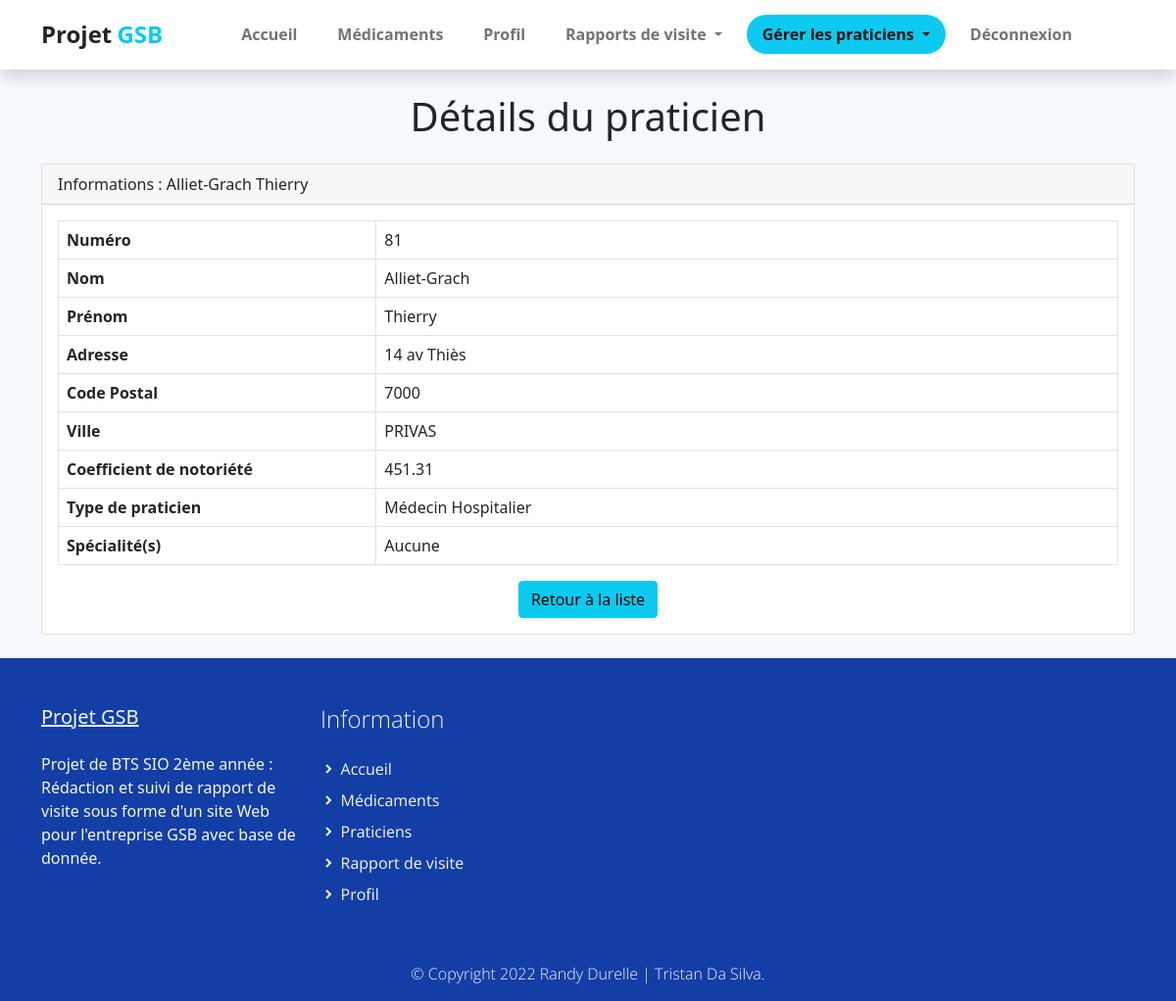
/index.php?uc=gererPraticien&action=consulter&num=81 (signed in), run on the app's committed database.
### tables this page shows
CREATE TABLE IF NOT EXISTS `praticien` (
  `PRA_NUM` int(11) NOT NULL,
  `PRA_PRENOM` varchar(30) DEFAULT NULL,
  `PRA_NOM` varchar(30) DEFAULT NULL,
  `PRA_ADRESSE` varchar(50) DEFAULT NULL,
  `PRA_CP` varchar(5) DEFAULT NULL,
  `PRA_VILLE` varchar(25) DEFAULT NULL,
  `PRA_COEFNOTORIETE` float DEFAULT NULL,
  `TYP_CODE` varchar(3) DEFAULT NULL,
  `PRA_COEFF_CONFIANCE` float DEFAULT NULL,
  PRIMARY KEY (`PRA_NUM`),
  KEY `praticien_type_praticien0_FK` (`TYP_CODE`)
);

CREATE TABLE IF NOT EXISTS `type_praticien` (
  `TYP_CODE` varchar(3) NOT NULL,
  `TYP_LIBELLE` varchar(25) DEFAULT NULL,
  `TYP_LIEU` varchar(35) DEFAULT NULL,
  PRIMARY KEY (`TYP_CODE`)
);

### modele/bd.praticien.inc.php (called while the page is built, shortened)
<?php
function getPraticienDetails($num)
{
    $connexion = connexionPDO();
    $req = $connexion->prepare("
        SELECT p.PRA_NUM, p.PRA_NOM, p.PRA_PRENOM, p.PRA_ADRESSE, p.PRA_CP, p.PRA_VILLE, p.PRA_COEFNOTORIETE,
               t.TYP_LIBELLE,
               GROUP_CONCAT(s.SPE_LIBELLE SEPARATOR ', ') as SPE_LIBELLE
        FROM praticien p
        LEFT JOIN type_praticien t ON p.TYP_CODE = t.TYP_CODE
        LEFT JOIN posseder pos ON p.PRA_NUM = pos.PRA_NUM
        LEFT JOIN specialite s ON pos.SPE_CODE = s.SPE_CODE
        WHERE p.PRA_NUM = :num
        GROUP BY p.PRA_NUM
    ");
    $req->bindParam(':num', $num, PDO::PARAM_INT);
    $req->execute();
    return $req->fetch(PDO::FETCH_ASSOC);
}
?>

### vues/v_consulterPraticien.php (the view)
<section class="bg-light py-4">
    <div class="container">
        <h1 class="text-center mb-4">Détails du praticien</h1>
        <div class="card">
            <div class="card-header">
                Informations : <?php echo $praticien['PRA_NOM'] . ' ' . $praticien['PRA_PRENOM']; ?>
            </div>
            <div class="card-body">
                <table class="table table-bordered">
                    <tr>
                        <th width="30%">Numéro</th>
                        <td><?php echo $praticien['PRA_NUM']; ?></td>
                    </tr>
                    <tr>
                        <th>Nom</th>
                        <td><?php echo $praticien['PRA_NOM']; ?></td>
                    </tr>
                    <tr>
                        <th>Prénom</th>
                        <td><?php echo $praticien['PRA_PRENOM']; ?></td>
                    </tr>
                    <tr>
                        <th>Adresse</th>
                        <td><?php echo $praticien['PRA_ADRESSE']; ?></td>
                    </tr>
                    <tr>
                        <th>Code Postal</th>
                        <td><?php echo $praticien['PRA_CP']; ?></td>
                    </tr>
                    <tr>
                        <th>Ville</th>
                        <td><?php echo $praticien['PRA_VILLE']; ?></td>
                    </tr>
                    <tr>
                        <th>Coefficient de notoriété</th>
                        <td><?php echo $praticien['PRA_COEFNOTORIETE']; ?></td>
                    </tr>
                    <tr>
                        <th>Type de praticien</th>
                        <td><?php echo $praticien['TYP_LIBELLE']; ?></td>
                    </tr>
                    <tr>
                        <th>Spécialité(s)</th>
                        <td><?php echo !empty($praticien['SPE_LIBELLE']) ? $praticien['SPE_LIBELLE'] : 'Aucune'; ?></td>
                    </tr>
                </table>
                <div class="mt-3 text-center">
                    <a href="index.php?uc=gererPraticien&action=liste" class="btn btn-secondary">Retour à la liste</a>
                </div>
            </div>
        </div>
    </div>
</section>

### assets/css/gsb.css (style rules this page uses)
p, a { font-weight: 400; }

### assets/css/custom.css (style rules this page uses)
body, html { height: 100%; margin: 0; padding: 0; }
body { background: #f6f9fe !important; width: 100%; position: relative; display: table; }
.bg-light { background-color: #f6f9fe; }

### data on the page
praticien: PRA_NOM "Alliet-Grach", PRA_PRENOM "Thierry", PRA_NUM "81", PRA_ADRESSE "14 av Thiès", PRA_CP "7000", PRA_VILLE "PRIVAS", PRA_COEFNOTORIETE "451.31", TYP_CODE.TYP_LIBELLE "Médecin Hospitalier"
